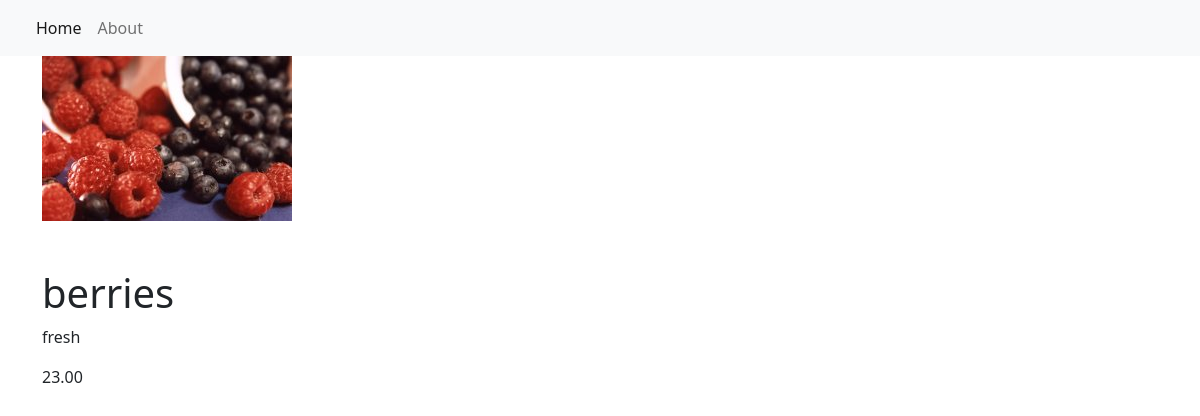
The page /item/6/ on the database its author committed.
### restaurant_menu/models.py (models this page shows, shortened)
class Item(models.Model):
    meal = models.CharField(max_length=10000, unique=True)
    description = models.CharField(max_length=2000)
    image = models.ImageField(upload_to="products/")
    price = models.DecimalField(max_digits=10, decimal_places=2)
    meal_type = models.CharField(max_length=200, choices=MEAL_TYPE)
    author = models.ForeignKey(User, on_delete=models.PROTECT)
    status = models.IntegerField(choices=STATUS, default=1)
    date_created = models.DateTimeField(auto_now=True)
    date_updated = models.DateTimeField(auto_now=True)

### restaurant_menu/views.py (the view)
# urls.py: path('item/<int:pk>/', views.MenuItemDetail.as_view(), name="menu_item"),
class MenuItemDetail(generic.DetailView):
    model = Item
    template_name = "menu_item_detail.html"

### restaurant_menu/templates/menu_item_detail.html
{% extends 'base.html' %}
{% block content %}
<div class="container">
     <img src = "{{item.image.url}}">
    <h1 class="pt-5">{{ item.meal }}</h1>
    <p>{{ item.description }}</p>
     <p>{{ item.price }}</p>
</div>
{% endblock content %} =

### rows shown on the page
Item: image (picture), meal "berries", description "fresh", price "23.00"
